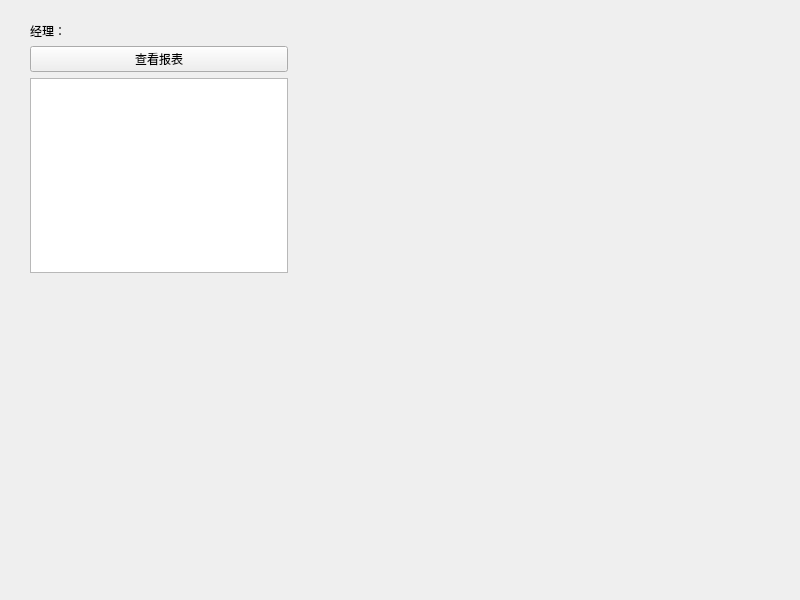
<?xml version="1.0" encoding="UTF-8"?>
<ui version="4.0">
 <class>Manager</class>
 <widget class="QMainWindow" name="Manager">
  <property name="geometry">
   <rect>
    <x>0</x>
    <y>0</y>
    <width>800</width>
    <height>600</height>
   </rect>
  </property>
  <property name="windowTitle">
   <string>MainWindow</string>
  </property>
  <widget class="QWidget" name="centralwidget">
   <widget class="QWidget" name="">
    <property name="geometry">
     <rect>
      <x>30</x>
      <y>22</y>
      <width>258</width>
      <height>251</height>
     </rect>
    </property>
    <layout class="QVBoxLayout" name="verticalLayout">
     <item>
      <layout class="QHBoxLayout" name="horizontalLayout">
       <item>
        <widget class="QLabel" name="label_managerID_tag">
         <property name="text">
          <string>经理：</string>
         </property>
        </widget>
       </item>
       <item>
        <widget class="QLabel" name="label_managerID">
         <property name="text">
          <string/>
         </property>
        </widget>
       </item>
      </layout>
     </item>
     <item>
      <widget class="QPushButton" name="pushButton_checkreport">
       <property name="text">
        <string>查看报表</string>
       </property>
      </widget>
     </item>
     <item>
      <widget class="QTextBrowser" name="textBrowser"/>
     </item>
    </layout>
   </widget>
  </widget>
 </widget>
 <resources/>
 <connections/>
</ui>
